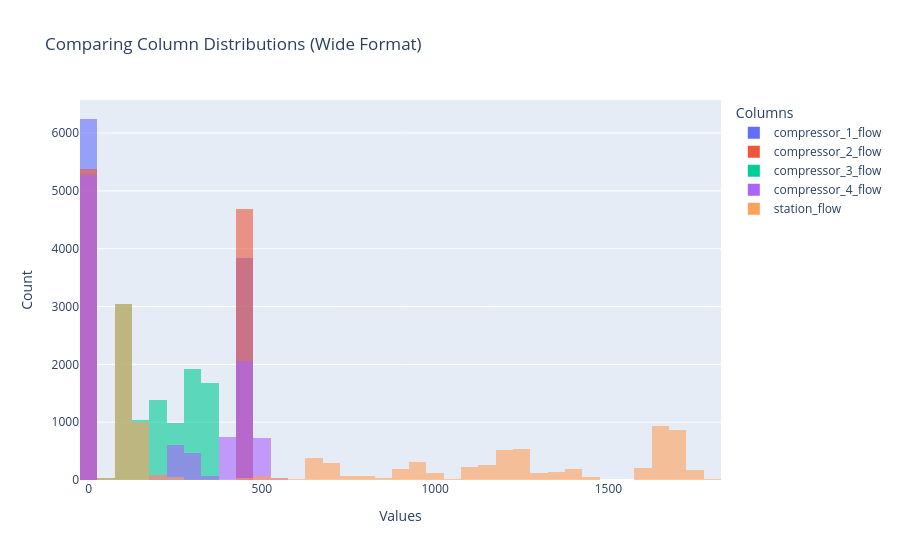

The cell this chart's notebook holds for it:
### Code cell
fig = px.histogram(
    sens, 
    x=['compressor_1_flow', 'compressor_2_flow', 'compressor_3_flow', 'compressor_4_flow','station_flow'  ], 
    barmode='overlay', 
    opacity=0.6,
    nbins=40,
    title="Comparing Column Distributions (Wide Format)"
)

# Customizing axes labels
fig.update_layout(
    xaxis_title="Values",
    yaxis_title="Count",
    legend_title="Columns"
)
fig.show()

### Figure 1 — Plotly figure (JSON) as saved in the notebook; plotly's stock layout.template omitted (floating-point values rounded to 4 significant figures; data arrays with more than 128 entries replaced by an {"elided": "..."} marker saying what was removed)
{"data": [{"bingroup": "x", "hovertemplate": "variable=compressor_1_flow<br>value=%{x}<br>count=%{y}<extra></extra>", "legendgroup": "compressor_1_flow", "marker": {"color": "#636efa", "opacity": 0.6, "pattern": {"shape": ""}}, "name": "compressor_1_flow", "nbinsx": 40, "orientation": "v", "showlegend": true, "type": "histogram", "x": {"elided": "10080 float values"}, "xaxis": "x", "yaxis": "y"}, {"bingroup": "x", "hovertemplate": "variable=compressor_2_flow<br>value=%{x}<br>count=%{y}<extra></extra>", "legendgroup": "compressor_2_flow", "marker": {"color": "#EF553B", "opacity": 0.6, "pattern": {"shape": ""}}, "name": "compressor_2_flow", "nbinsx": 40, "orientation": "v", "showlegend": true, "type": "histogram", "x": {"elided": "10080 float values"}, "xaxis": "x", "yaxis": "y"}, {"bingroup": "x", "hovertemplate": "variable=compressor_3_flow<br>value=%{x}<br>count=%{y}<extra></extra>", "legendgroup": "compressor_3_flow", "marker": {"color": "#00cc96", "opacity": 0.6, "pattern": {"shape": ""}}, "name": "compressor_3_flow", "nbinsx": 40, "orientation": "v", "showlegend": true, "type": "histogram", "x": {"elided": "10080 float values"}, "xaxis": "x", "yaxis": "y"}, {"bingroup": "x", "hovertemplate": "variable=compressor_4_flow<br>value=%{x}<br>count=%{y}<extra></extra>", "legendgroup": "compressor_4_flow", "marker": {"color": "#ab63fa", "opacity": 0.6, "pattern": {"shape": ""}}, "name": "compressor_4_flow", "nbinsx": 40, "orientation": "v", "showlegend": true, "type": "histogram", "x": {"elided": "10080 float values"}, "xaxis": "x", "yaxis": "y"}, {"bingroup": "x", "hovertemplate": "variable=station_flow<br>value=%{x}<br>count=%{y}<extra></extra>", "legendgroup": "station_flow", "marker": {"color": "#FFA15A", "opacity": 0.6, "pattern": {"shape": ""}}, "name": "station_flow", "nbinsx": 40, "orientation": "v", "showlegend": true, "type": "histogram", "x": {"elided": "10080 float values"}, "xaxis": "x", "yaxis": "y"}], "layout": {"barmode": "overlay", "legend": {"title": {"text": "Columns"}, "tracegroupgap": 0}, "title": {"text": "Comparing Column Distributions (Wide Format)"}, "xaxis": {"anchor": "y", "domain": [0, 1], "title": {"text": "Values"}}, "yaxis": {"anchor": "x", "domain": [0, 1], "title": {"text": "Count"}}}}
